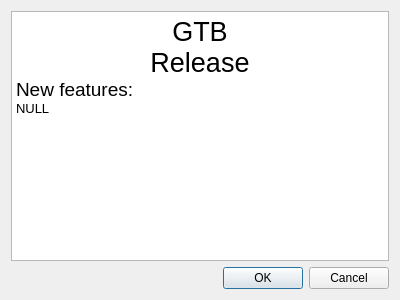
<?xml version="1.0" encoding="UTF-8"?>
<ui version="4.0">
 <class>Dialog</class>
 <widget class="QDialog" name="Dialog">
  <property name="geometry">
   <rect>
    <x>0</x>
    <y>0</y>
    <width>400</width>
    <height>300</height>
   </rect>
  </property>
  <property name="windowTitle">
   <string>About GTB 3</string>
  </property>
  <property name="windowIcon">
   <iconset resource="Resourses.qrc">
    <normaloff>:/Icon/pycharm.ico</normaloff>:/Icon/pycharm.ico</iconset>
  </property>
  <layout class="QVBoxLayout" name="verticalLayout">
   <item>
    <widget class="QTextBrowser" name="textBrowser">
     <property name="html">
      <string>&lt;!DOCTYPE HTML PUBLIC &quot;-//W3C//DTD HTML 4.0//EN&quot; &quot;http://www.w3.org/TR/REC-html40/strict.dtd&quot;&gt;
&lt;html&gt;&lt;head&gt;&lt;meta name=&quot;qrichtext&quot; content=&quot;1&quot; /&gt;&lt;style type=&quot;text/css&quot;&gt;
p, li { white-space: pre-wrap; }
&lt;/style&gt;&lt;/head&gt;&lt;body style=&quot; font-family:'SimSun'; font-size:9pt; font-weight:400; font-style:normal;&quot;&gt;
&lt;p align=&quot;center&quot; style=&quot; margin-top:0px; margin-bottom:0px; margin-left:0px; margin-right:0px; -qt-block-indent:0; text-indent:0px;&quot;&gt;&lt;img src=&quot;:/Icon/pycharm.ico&quot; /&gt;&lt;span style=&quot; font-size:20pt;&quot;&gt;GTB&lt;/span&gt;&lt;/p&gt;
&lt;p align=&quot;center&quot; style=&quot; margin-top:0px; margin-bottom:0px; margin-left:0px; margin-right:0px; -qt-block-indent:0; text-indent:0px;&quot;&gt;&lt;span style=&quot; font-size:20pt;&quot;&gt;Release&lt;/span&gt;&lt;/p&gt;
&lt;p style=&quot; margin-top:0px; margin-bottom:0px; margin-left:0px; margin-right:0px; -qt-block-indent:0; text-indent:0px;&quot;&gt;&lt;span style=&quot; font-size:14pt;&quot;&gt;New features: &lt;/span&gt;&lt;/p&gt;
&lt;p style=&quot; margin-top:0px; margin-bottom:0px; margin-left:0px; margin-right:0px; -qt-block-indent:0; text-indent:0px;&quot;&gt;&lt;span style=&quot; font-size:10pt;&quot;&gt;NULL&lt;/span&gt;&lt;/p&gt;&lt;/body&gt;&lt;/html&gt;</string>
     </property>
    </widget>
   </item>
   <item>
    <widget class="QDialogButtonBox" name="buttonBox">
     <property name="orientation">
      <enum>Qt::Horizontal</enum>
     </property>
     <property name="standardButtons">
      <set>QDialogButtonBox::Cancel|QDialogButtonBox::Ok</set>
     </property>
    </widget>
   </item>
  </layout>
 </widget>
 <resources>
  <include location="Resourses.qrc"/>
 </resources>
 <connections>
  <connection>
   <sender>buttonBox</sender>
   <signal>accepted()</signal>
   <receiver>Dialog</receiver>
   <slot>accept()</slot>
   <hints>
    <hint type="sourcelabel">
     <x>248</x>
     <y>254</y>
    </hint>
    <hint type="destinationlabel">
     <x>157</x>
     <y>274</y>
    </hint>
   </hints>
  </connection>
  <connection>
   <sender>buttonBox</sender>
   <signal>rejected()</signal>
   <receiver>Dialog</receiver>
   <slot>reject()</slot>
   <hints>
    <hint type="sourcelabel">
     <x>316</x>
     <y>260</y>
    </hint>
    <hint type="destinationlabel">
     <x>286</x>
     <y>274</y>
    </hint>
   </hints>
  </connection>
 </connections>
</ui>
